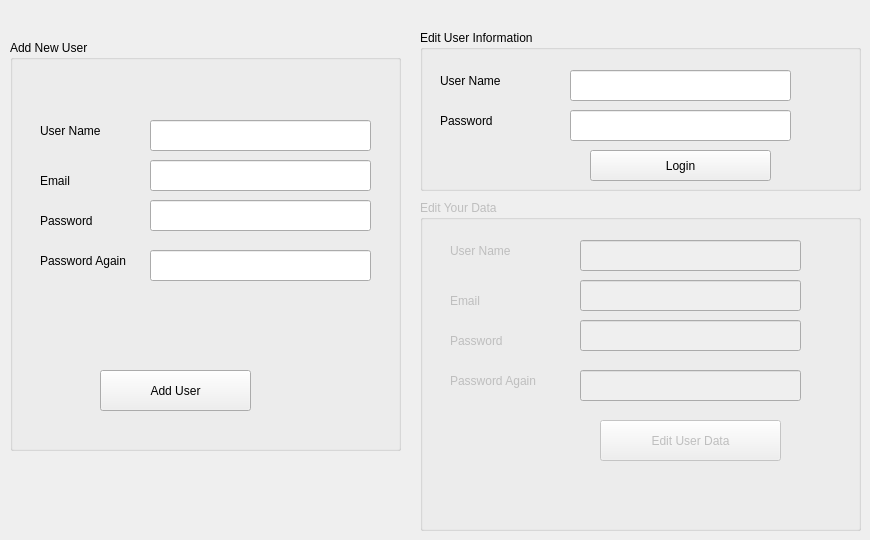
    <widget class="QWidget" name="tab_5">
     <attribute name="title">
      <string>Page</string>
     </attribute>
     <widget class="QGroupBox" name="groupBox">
      <property name="geometry">
       <rect>
        <x>10</x>
        <y>40</y>
        <width>391</width>
        <height>411</height>
       </rect>
      </property>
      <property name="title">
       <string>Add New User</string>
      </property>
      <widget class="QLabel" name="label_16">
       <property name="geometry">
        <rect>
         <x>30</x>
         <y>80</y>
         <width>71</width>
         <height>21</height>
        </rect>
       </property>
       <property name="text">
        <string>User Name</string>
       </property>
      </widget>
      <widget class="QLabel" name="label_17">
       <property name="geometry">
        <rect>
         <x>30</x>
         <y>170</y>
         <width>61</width>
         <height>21</height>
        </rect>
       </property>
       <property name="text">
        <string>Password</string>
       </property>
      </widget>
      <widget class="QLabel" name="label_18">
       <property name="geometry">
        <rect>
         <x>30</x>
         <y>210</y>
         <width>101</width>
         <height>21</height>
        </rect>
       </property>
       <property name="text">
        <string>Password Again</string>
       </property>
      </widget>
      <widget class="QLabel" name="label_19">
       <property name="geometry">
        <rect>
         <x>30</x>
         <y>130</y>
         <width>51</width>
         <height>21</height>
        </rect>
       </property>
       <property name="text">
        <string>Email</string>
       </property>
      </widget>
      <widget class="QLineEdit" name="lineEdit_9">
       <property name="geometry">
        <rect>
         <x>140</x>
         <y>80</y>
         <width>221</width>
         <height>31</height>
        </rect>
       </property>
      </widget>
      <widget class="QLineEdit" name="lineEdit_10">
       <property name="geometry">
        <rect>
         <x>140</x>
         <y>120</y>
         <width>221</width>
         <height>31</height>
        </rect>
       </property>
      </widget>
      <widget class="QLineEdit" name="lineEdit_11">
       <property name="geometry">
        <rect>
         <x>140</x>
         <y>160</y>
         <width>221</width>
         <height>31</height>
        </rect>
       </property>
       <property name="echoMode">
        <enum>QLineEdit::Password</enum>
       </property>
      </widget>
      <widget class="QLineEdit" name="lineEdit_12">
       <property name="geometry">
        <rect>
         <x>140</x>
         <y>210</y>
         <width>221</width>
         <height>31</height>
        </rect>
       </property>
       <property name="echoMode">
        <enum>QLineEdit::Password</enum>
       </property>
      </widget>
      <widget class="QPushButton" name="pushButton_11">
       <property name="geometry">
        <rect>
         <x>90</x>
         <y>330</y>
         <width>151</width>
         <height>41</height>
        </rect>
       </property>
       <property name="text">
        <string>Add User</string>
       </property>
      </widget>
      <widget class="QLabel" name="label_30">
       <property name="geometry">
        <rect>
         <x>60</x>
         <y>280</y>
         <width>311</width>
         <height>31</height>
        </rect>
       </property>
       <property name="text">
        <string/>
       </property>
      </widget>
     </widget>
     <widget class="QGroupBox" name="groupBox_3">
      <property name="geometry">
       <rect>
        <x>420</x>
        <y>30</y>
        <width>441</width>
        <height>161</height>
       </rect>
      </property>
      <property name="title">
       <string>Edit User Information</string>
      </property>
      <widget class="QLineEdit" name="lineEdit_13">
       <property name="geometry">
        <rect>
         <x>150</x>
         <y>40</y>
         <width>221</width>
         <height>31</height>
        </rect>
       </property>
      </widget>
      <widget class="QLabel" name="label_20">
       <property name="geometry">
        <rect>
         <x>20</x>
         <y>40</y>
         <width>71</width>
         <height>21</height>
        </rect>
       </property>
       <property name="text">
        <string>User Name</string>
       </property>
      </widget>
      <widget class="QLabel" name="label_21">
       <property name="geometry">
        <rect>
         <x>20</x>
         <y>80</y>
         <width>61</width>
         <height>21</height>
        </rect>
       </property>
       <property name="text">
        <string>Password</string>
       </property>
      </widget>
      <widget class="QLineEdit" name="lineEdit_14">
       <property name="geometry">
        <rect>
         <x>150</x>
         <y>80</y>
         <width>221</width>
         <height>31</height>
        </rect>
       </property>
       <property name="echoMode">
        <enum>QLineEdit::Password</enum>
       </property>
      </widget>
      <widget class="QPushButton" name="pushButton_12">
       <property name="geometry">
        <rect>
         <x>170</x>
         <y>120</y>
         <width>181</width>
         <height>31</height>
        </rect>
       </property>
       <property name="text">
        <string>Login</string>
       </property>
      </widget>
     </widget>
     <widget class="QGroupBox" name="groupBox_4">
      <property name="enabled">
       <bool>false</bool>
      </property>
      <property name="geometry">
       <rect>
        <x>420</x>
        <y>200</y>
        <width>441</width>
        <height>331</height>
       </rect>
      </property>
      <property name="title">
       <string>Edit Your Data</string>
      </property>
      <widget class="QLabel" name="label_23">
       <property name="geometry">
        <rect>
         <x>30</x>
         <y>90</y>
         <width>51</width>
         <height>21</height>
        </rect>
       </property>
       <property name="text">
        <string>Email</string>
       </property>
      </widget>
      <widget class="QLineEdit" name="lineEdit_18">
       <property name="geometry">
        <rect>
         <x>160</x>
         <y>170</y>
         <width>221</width>
         <height>31</height>
        </rect>
       </property>
       <property name="echoMode">
        <enum>QLineEdit::Password</enum>
       </property>
      </widget>
      <widget class="QLabel" name="label_22">
       <property name="geometry">
        <rect>
         <x>30</x>
         <y>40</y>
         <width>71</width>
         <height>21</height>
        </rect>
       </property>
       <property name="text">
        <string>User Name</string>
       </property>
      </widget>
      <widget class="QLabel" name="label_25">
       <property name="geometry">
        <rect>
         <x>30</x>
         <y>170</y>
         <width>101</width>
         <height>21</height>
        </rect>
       </property>
       <property name="text">
        <string>Password Again</string>
       </property>
      </widget>
      <widget class="QLineEdit" name="lineEdit_16">
       <property name="geometry">
        <rect>
         <x>160</x>
         <y>120</y>
         <width>221</width>
         <height>31</height>
        </rect>
       </property>
       <property name="echoMode">
        <enum>QLineEdit::Password</enum>
       </property>
      </widget>
      <widget class="QPushButton" name="pushButton_13">
       <property name="geometry">
        <rect>
         <x>180</x>
         <y>220</y>
         <width>181</width>
         <height>41</height>
        </rect>
       </property>
       <property name="text">
        <string>Edit User Data</string>
       </property>
      </widget>
      <widget class="QLineEdit" name="lineEdit_15">
       <property name="geometry">
        <rect>
         <x>160</x>
         <y>40</y>
         <width>221</width>
         <height>31</height>
        </rect>
       </property>
      </widget>
      <widget class="QLineEdit" name="lineEdit_17">
       <property name="geometry">
        <rect>
         <x>160</x>
         <y>80</y>
         <width>221</width>
         <height>31</height>
        </rect>
       </property>
      </widget>
      <widget class="QLabel" name="label_24">
       <property name="geometry">
        <rect>
         <x>30</x>
         <y>130</y>
         <width>61</width>
         <height>21</height>
        </rect>
       </property>
       <property name="text">
        <string>Password</string>
       </property>
      </widget>
     </widget>
    </widget>
